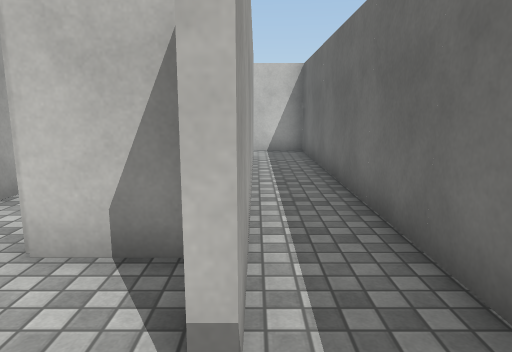
view 1 (above)

20 first-person views from a walk through a scene from a Unity 3-D project. The camera is 1.4 m above the floor, tilts 10° down and sees 70° across. The floor is counted in squares, 1 m on a side. Each view is taken from the middle of a square. On the plan, view 1 faces up. The plan holds only what a view shows up to about 16 squares ahead; the rest is blank. The place goes on beyond the plan. The player is left out. Surface patterns are stand-ins for the level's own textures.

view 2
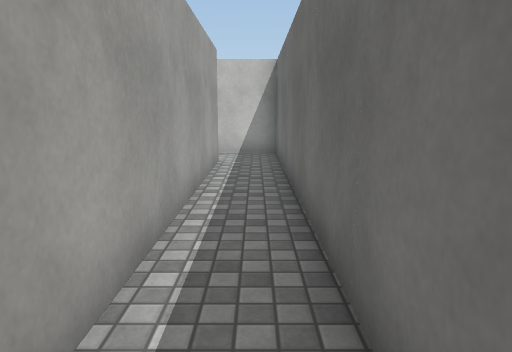

view 3
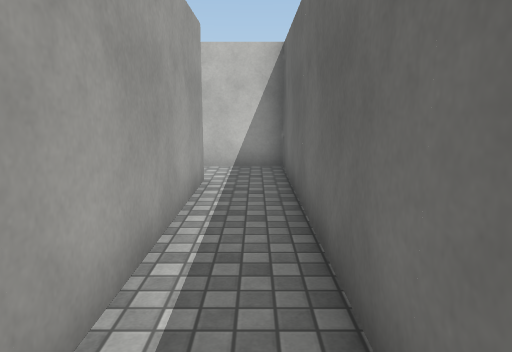

view 4
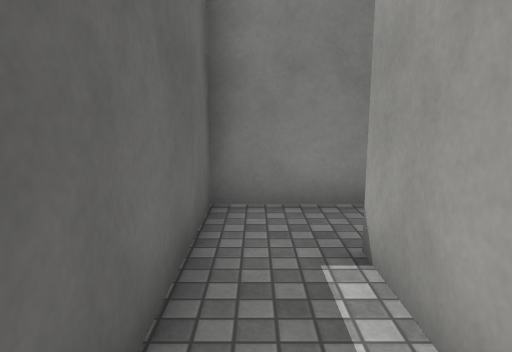

view 5
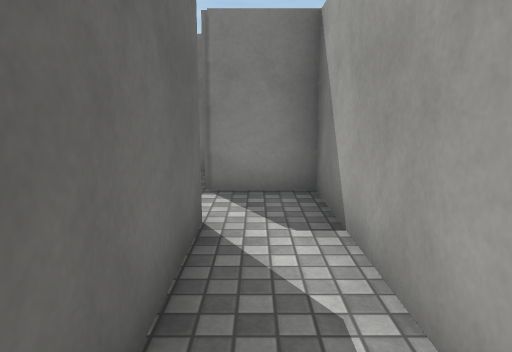

view 6
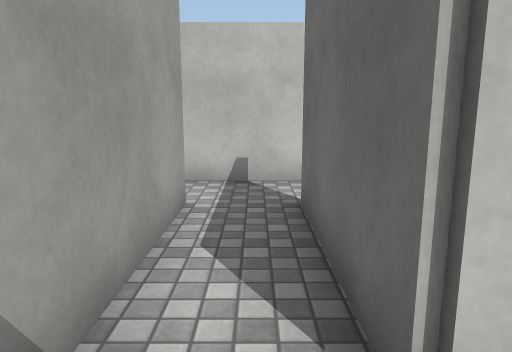

view 7
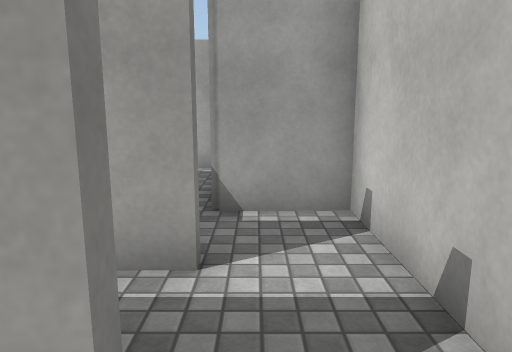

view 8
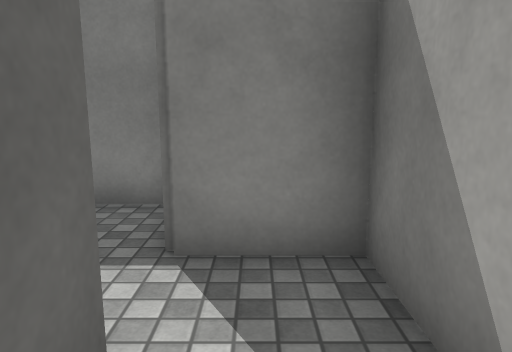

view 9
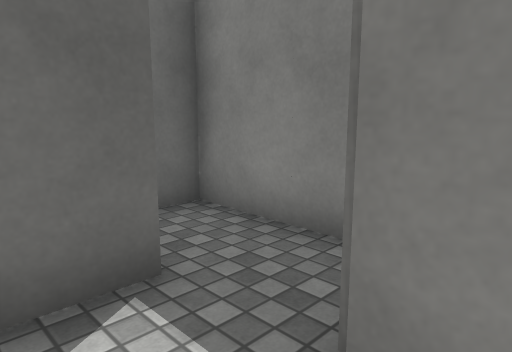

view 10
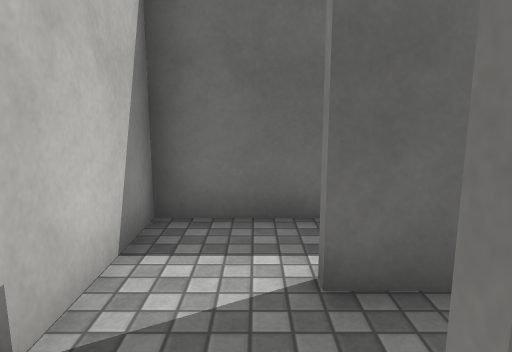

view 11
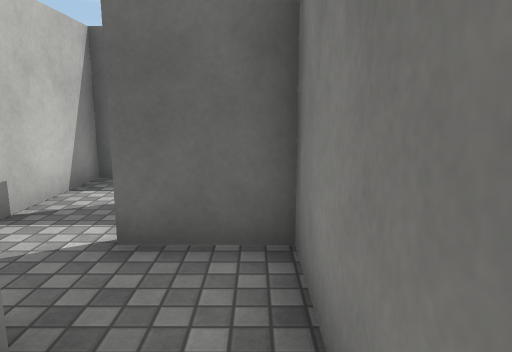

view 12
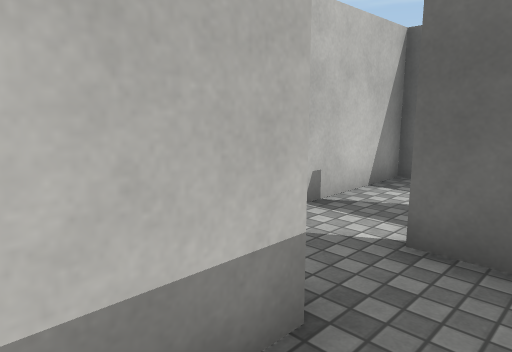

view 13
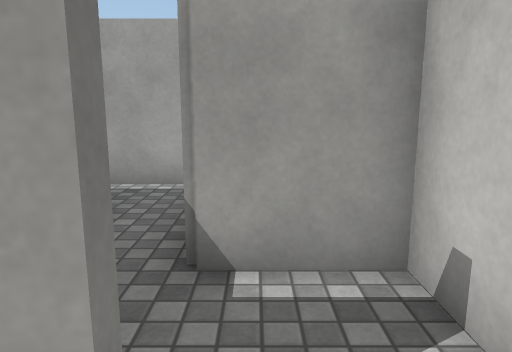

view 14
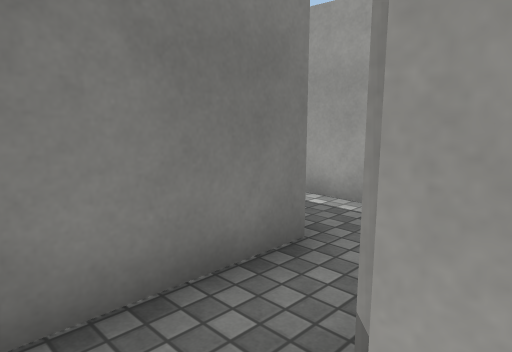

view 15
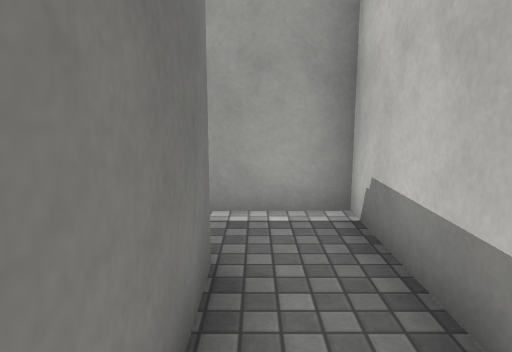

view 16
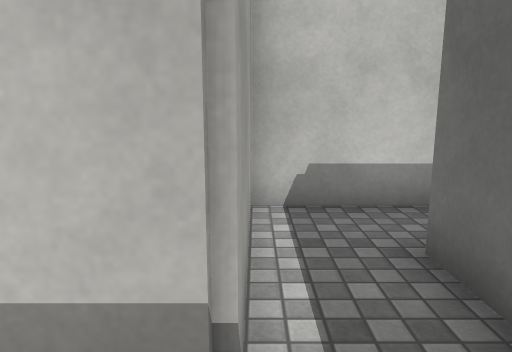

view 17
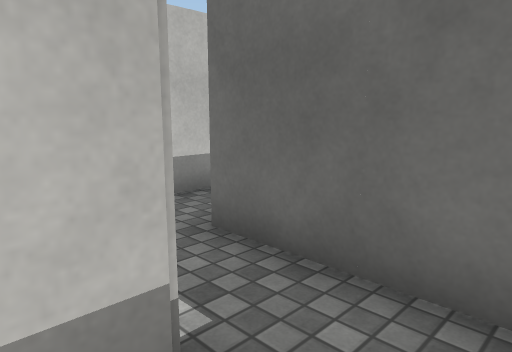

view 18
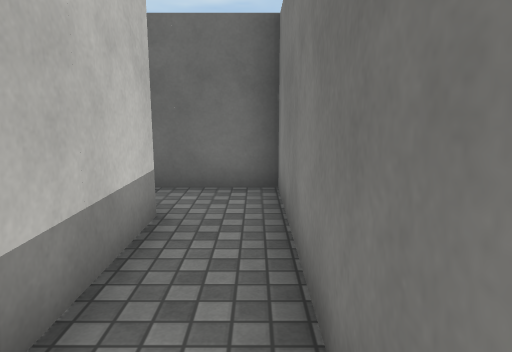

view 19
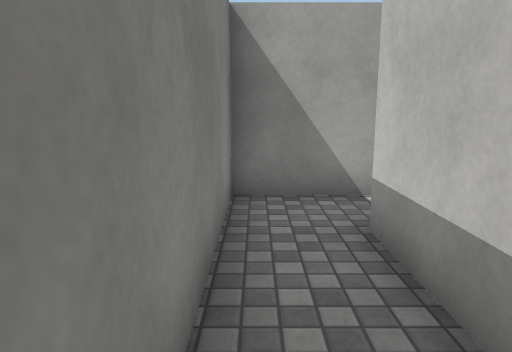

view 20
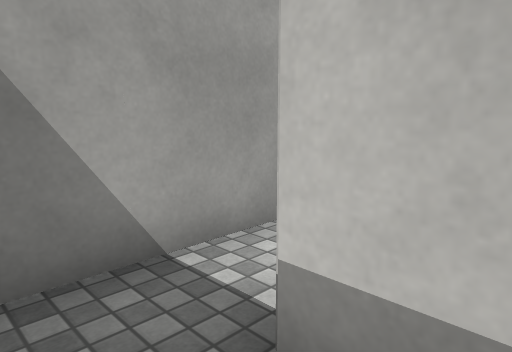

### Floor plan
Points are (right, up) in squares from view 1. A wall is a line through its corners. A room is listed if a view was taken in it or the views show most of it. See-through windows are left out.
Room 1 (view 1)
walls: (-0.3, 1.4) (-0.3, 2.8); (-1.9, -0.4) (0.5, -0.4); (-0.6, 3.4) (-2.3, 3.4); (1.7, -0.4) (1.7, 0.6)
ways out: opening at (0, 1) to room 2; opening at (-2, 2) to room 3
Room 2 (views 2, 3, 4)
walls: (-0.1, 11.5) (-0.1, 1.4); (1.7, 0.6) (1.7, 13.4) (0.5, 13.4); (0.5, -0.4) (1.7, -0.4)
ways out: opening at (0, 1) to room 1; opening at (0, 12)
Room 3 (views 5, 6, 8, 9, 13)
walls: (-2.3, 3.4) (-2.3, 7.5); (-4.1, 7.5) (-4.1, 1.6) (-2, 1.6); (-1.5, 9.4) (-3.4, 9.4)
ways out: opening at (-2, 2) to room 1; opening at (-2, 8) to room 4; opening at (-4, 8) to room 5
Room 4 (view 7)
walls: (-0.3, 7.1) (-0.3, 9.4) (-1.5, 9.4)
ways out: opening at (-2, 8) to room 3
Room 5 (views 10, 14)
walls: (-4.3, 6.5) (-4.3, 7.5); (-3.4, 9.4) (-6.1, 9.4) (-6.1, 7.4)
ways out: opening at (-4, 8) to room 3; opening at (-5, 7) to room 6
Room 6 (views 11, 12, 15, 16, 19)
walls: (-10.5, 1.6) (-8.3, 1.6) (-8.3, 5.6) (-4.3, 5.6) (-4.3, 6.5); (-6.1, 7.4) (-10.1, 7.4) (-10.1, 3.4)
ways out: opening at (-5, 7) to room 5; opening at (-10, 2) to room 7
Room 7 (views 17, 18, 20)
walls: (-16.1, 5.5) (-16.1, 1.6) (-10.5, 1.6); (-10.1, 3.4) (-14.4, 3.4)
ways out: opening at (-10, 2) to room 6

Positions as (right, up) in squares from view 1, and headings:
1: (0, 0), facing up
2: (1, 1), facing up
3: (1, 4), facing up
4: (1, 5), facing down
5: (-3, 8), facing down
6: (-3, 2), facing up
7: (-1, 8), facing left
8: (-3, 5), facing down
9: (-3, 3), facing down-right
10: (-5, 8), facing right
11: (-8, 6), facing right
12: (-8, 6), facing up-right
13: (-3, 8), facing left
14: (-5, 8), facing down-left
15: (-5, 6), facing left
16: (-10, 2), facing up
17: (-11, 2), facing up-right
18: (-15, 2), facing right
19: (-10, 2), facing left
20: (-13, 2), facing up-left
